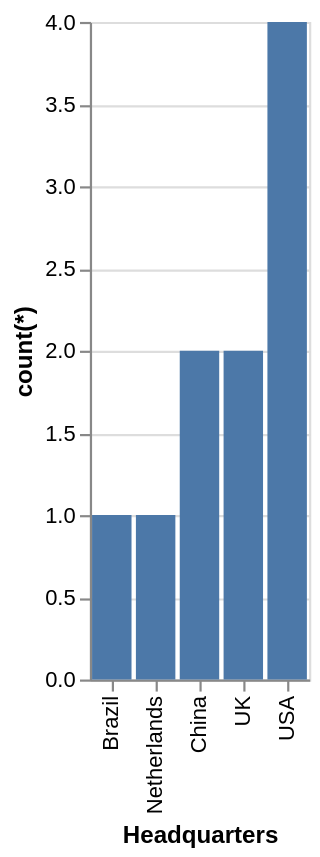

This figure's Vega-Lite source:
### Vega-Lite specification from a JSON file in a GitHub repository (floating-point values rounded to 4 significant figures)
{"data": {"values": [{"x_data": "Brazil", "y_data": 1}, {"x_data": "China", "y_data": 2}, {"x_data": "Netherlands", "y_data": 1}, {"x_data": "UK", "y_data": 2}, {"x_data": "USA", "y_data": 4}]}, "mark": "bar", "encoding": {"x": {"field": "x_data", "type": "nominal", "title": "Headquarters", "sort": {"op": "sum", "field": "y_data", "order": "ascending"}}, "y": {"field": "y_data", "type": "quantitative", "title": "count(*)"}}}
